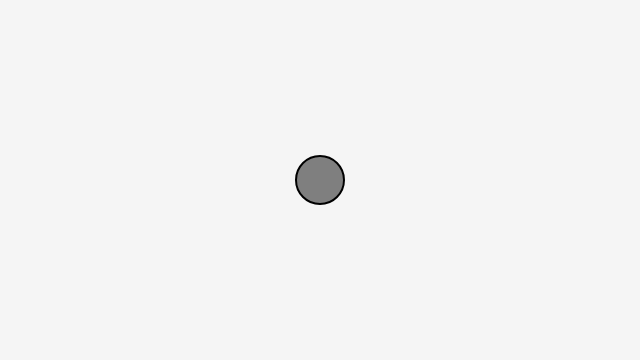
Frame 1 (no input)
Frame 60 (no input): identical to frame 1, image omitted
Frame 120 (the mouse pressed at the canvas centre since frame 60): identical to frame 1, image omitted

The p5.js sketch that drew this single still picture (run headless with seeded random() and noise() and a simulated clock; from frame 60 on, the mouse is pressed at the canvas centre):

// p5.js sketch
// ── sketch.js
class Mover {
  constructor() {
    this.position = createVector(width / 2, height / 2);
    this.velocity = createVector(0, 0);
    this.acceleration = createVector(-0.001, 0.01);;
    this.topSpeed = 10;
  }

  show() {
    stroke(0);
    strokeWeight(2);
    fill(127);
    circle(this.position.x, this.position.y, 48);
  }

  checkEdges() {
    if (this.position.x > width) {
      this.position.x = 0;
    } else if (this.position.x < 0) {
      this.position.x = width;
    }

    if (this.position.y > height) {
      this.position.y = 0;
    } else if (this.position.y < 0) {
      this.position.y = height;
    }
  }


  update() {
    if (keyIsDown(UP_ARROW)) {
      this.velocity.add(this.acceleration);
    }

    if (keyIsDown(DOWN_ARROW)) {
      this.velocity.sub(this.acceleration);
    }

    this.velocity.limit(this.topSpeed)
    this.position.add(this.velocity);
  }
}

let mover;

function setup() {
  createCanvas(640, 360);
  mover = new Mover();
}

function draw() {
  background(245);

  mover.update();
  mover.checkEdges();
  mover.show();
}
